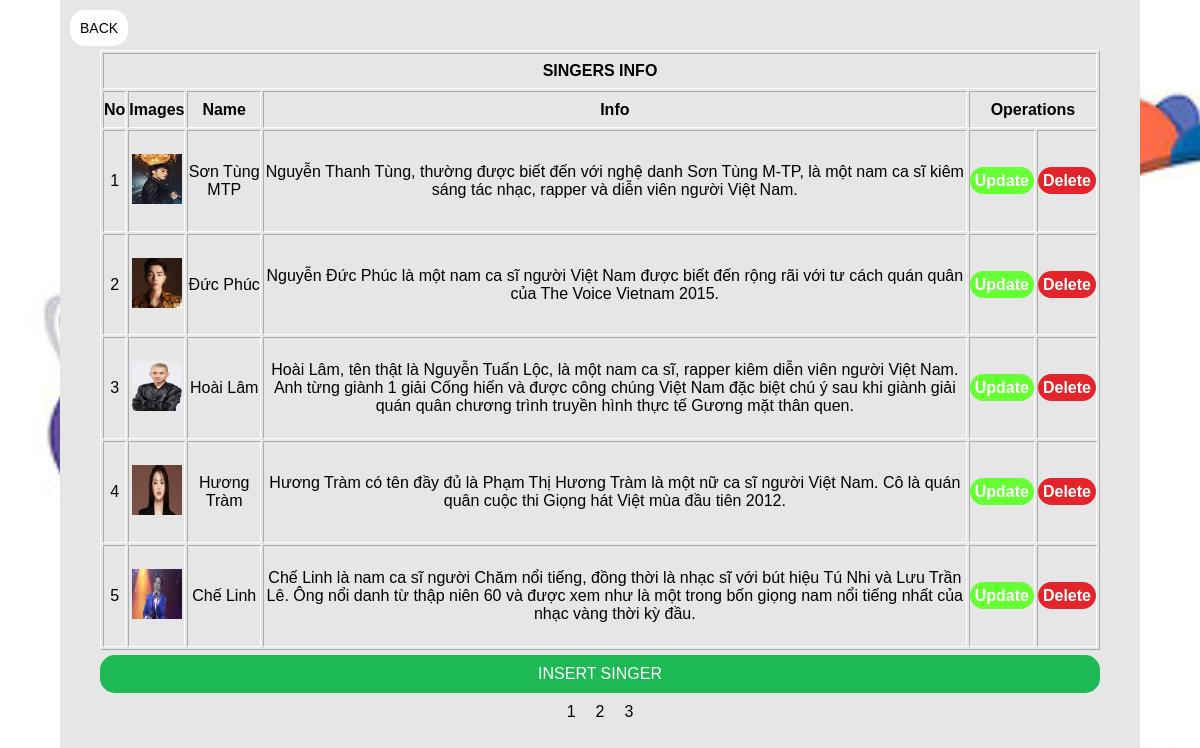
The page /auth/editSinger.php (signed in) on the database its author committed.
### tables this page shows
CREATE TABLE IF NOT EXISTS `singers` (
  `id` int(11) NOT NULL AUTO_INCREMENT,
  `name` varchar(50) NOT NULL,
  `info` varchar(255) NOT NULL,
  `image` varchar(50) NOT NULL,
  PRIMARY KEY (`id`)
);

### auth/editSinger.php (the view, shortened to what this page needs)
<?php
include("../utils/dbConnection.php");
$sql = "SELECT * FROM singers";
$result = mysqli_query($conn, $sql);
$singers = mysqli_fetch_all($result, MYSQLI_ASSOC);
?>
<!DOCTYPE html>
<html lang="en">
<head>
    <link rel="stylesheet" href="./css/editSinger.css">
    <link rel="stylesheet" href="https://cdnjs.cloudflare.com/ajax/libs/font-awesome/4.7.0/css/font-awesome.min.css">
</head>
<body>
    <div class="container">
        <div class="link">
            <a class="ca2" href="adminDashboard.php">BACK</a>
        </div>
        <table id="customers" align="center" border="1" style="border-color: #fff;" class="displaySinger">
            <tr>
                <th colspan="6">SINGERS INFO</th>
            </tr>
            <tr>
                <th>No</th>
                <th>Images</th>
                <th>Name</th>
                <th>Info</th>
                <th colspan="3">Operations</th>
            </tr>
            <?php foreach ($singers as $index => $singer) : if ($index == 5) break; ?>
                <tr>
                    <td><?php echo $index + 1; ?></td>
                    <td><img style="width: 50px; height: 50px;" src="<?php echo '../' . $singer['image'] ?>"></td>
                    <td><?php echo $singer['name']; ?></td>
                    <td><?php echo $singer['info']; ?></td>
                    <td><a style="padding: 5px; background-color: #66FF33; color: #fff; border-radius: 15px; text-decoration: none;" href="insertSinger.php?id=<?php echo $singer['id'] ?>"><strong>Update</strong></a></td>
                    <td><a style="padding: 5px; background-color: #E3242B; color: #fff; border-radius: 15px; text-decoration: none;" href="deleteSinger.php?id=<?php echo $singer['id'] ?>"><strong>Delete</strong></a></td>
                </tr>
            <?php endforeach; ?>
        </table>
        <div class="c3"><a href=insertSinger.php>INSERT SINGER</a></div>
        <div class="paginationButton">
            <ul style="display: flex; list-style-type: none; color: black; margin: 0 auto; justify-content: center;">
                <li onclick="pagination(this.value);" style="padding: 10px;" value="1"> 1</li>
                <li onclick="pagination(this.value);" style="padding: 10px;" value="2"> 2</li>
                <li onclick="pagination(this.value);" style="padding: 10px;" value="3"> 3</li>
            </ul>
        </div>
    </div>
</body>
</html>

### auth/css/editSinger.css (style rules this page uses)
body { background-image: url(../spotify-theme.png); display: flex; justify-content: center; align-items: center; height: 100vh; flex-direction: column; }
* { font-family: sans-serif; box-sizing: border-box; padding: 0; margin: 0; }
.container { text-align: center; width: 1080px; height: 100%; background-color: rgb(230, 230, 230); color: black; padding-top: 50px; position: relative; }
#customers { height: 80%; }
#customers tr, #customers td { max-height: 10px; }
.ca2 { font-size: 14px; padding: 10px; display: inline-block; text-decoration: none; color: black; padding: 10px 10px; border-radius: 15px; margin-bottom: 5px; background-color: #fff; }
.c3 { width : 1000px; background-color: #1DB954; margin: 0 auto; margin-top: 5px; border-radius: 15px; padding: 10px; }
.c3 > a { text-decoration: none; color: #fff; }
td { text-align: center; }
.link { display: flex; justify-content: space-between; width: 40%; margin: 10px; position: absolute; top: 0; left: 0; }
table { width: 1000px; margin: 0 auto; }

### rows shown on the page
singers: image (picture), name "Sơn Tùng MTP", info "Nguyễn Thanh Tùng, thường được biết đến với nghệ danh Sơn Tùng M-TP, là một nam ca sĩ kiêm sáng tác nhạc, rapper và diễn viên người Việt Nam."
singers: image (picture), name "Đức Phúc", info "Nguyễn Đức Phúc là một nam ca sĩ người Việt Nam được biết đến rộng rãi với tư cách quán quân của The Voice Vietnam 2015."
singers: image (picture), name "Hoài Lâm", info "Hoài Lâm, tên thật là Nguyễn Tuấn Lộc, là một nam ca sĩ, rapper kiêm diễn viên người Việt Nam. Anh từng giành 1 giải Cống hiến và được công chúng Việt Nam đặc biệt chú ý sau khi giành giải quán quân chương trình truyền hình thực tế Gương mặt thân quen."
singers: image (picture), name "Hương Tràm", info "Hương Tràm có tên đầy đủ là Phạm Thị Hương Tràm là một nữ ca sĩ người Việt Nam. Cô là quán quân cuộc thi Giọng hát Việt mùa đầu tiên 2012."
singers: image (picture), name "Chế Linh", info "Chế Linh là nam ca sĩ người Chăm nổi tiếng, đồng thời là nhạc sĩ với bút hiệu Tú Nhi và Lưu Trần Lê. Ông nổi danh từ thập niên 60 và được xem như là một trong bốn giọng nam nổi tiếng nhất của nhạc vàng thời kỳ đầu."
